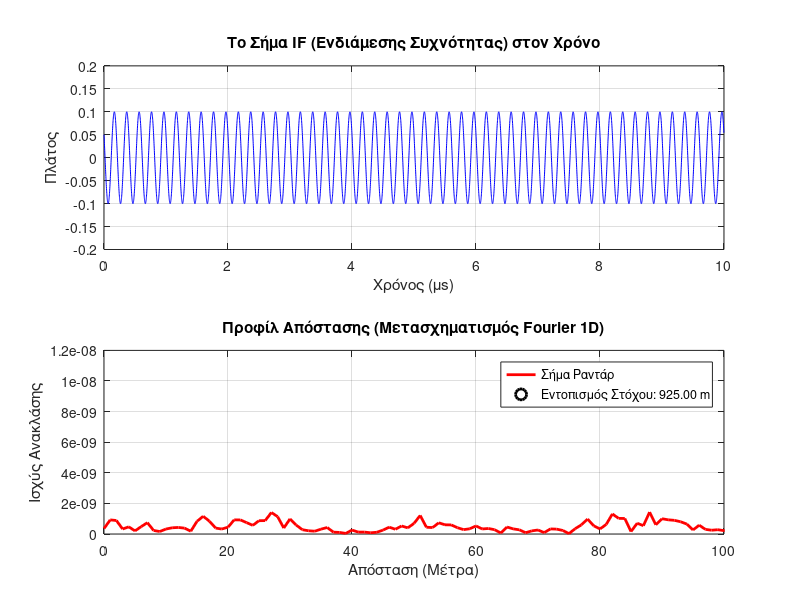

MATLAB code to generate this figure:
% =========================================================================
% Φάση 1: Προσομοίωση Καθαρού FMCW Radar (Μέτρηση Απόστασης)
% =========================================================================
clear; clc; close all;

%% 1. Παράμετροι Συστήματος (Προσαρμοσμένες για οπτικοποίηση)
c = 3e8;            % Ταχύτητα του φωτός (m/s)
B = 150e6;          % Εύρος ζώνης (Bandwidth) - 150 MHz
T = 10e-6;          % Διάρκεια ενός chirp (10 microseconds)
mu = B / T;         % Κλίση συχνότητας (Chirp slope)
fc = 24e9;          % Φέρουσα συχνότητα (24 GHz - τυπική για ραντάρ)

fs = 4 * B;         % Συχνότητα δειγματοληψίας (Nyquist)
t = 0:1/fs:T-1/fs;  % Διάνυσμα χρόνου για ένα chirp
N = length(t);      % Αριθμός δειγμάτων

%% 2. Ορισμός Στόχου
target_range = 50;  % Απόσταση στόχου (50 μέτρα)
target_vel = 0;     % Ταχύτητα στόχου (την κρατάμε 0 για τώρα)

% Υπολογισμός χρονικής καθυστέρησης (πήγαινε-έλα του φωτός)
tau = 2 * target_range / c; 

%% 3. Δημιουργία Σημάτων (Βάσει των εξισώσεων της εργασίας)
A_T = 1; % Πλάτος εκπομπής
A_R = 0.1; % Πλάτος λήψης (η ηχώ είναι πάντα πιο αδύναμη)

% Α. Τοπικός Ταλαντωτής (LO) - Εκπεμπόμενο Σήμα
% Τύπος: s_LO(t) = A_T * exp(j * (2*pi*fc*t + pi*mu*t^2))
s_LO = A_T * exp(1j * (2*pi*fc*t + pi*mu.*t.^2));

% Β. Λαμβανόμενο Σήμα (RX) - Η ηχώ με την καθυστέρηση tau
s_RX = A_R * exp(1j * (2*pi*fc*(t-tau) + pi*mu.*(t-tau).^2));

%% 4. Μίξη Σημάτων (Dechirping) για εξαγωγή του IF
% Πολλαπλασιάζουμε την ηχώ με το συζυγές του LO
s_IF = s_RX .* conj(s_LO);

%% 5. Επεξεργασία Σήματος (1D FFT για εύρεση απόστασης)
% Κάνουμε FFT στο σήμα IF
fft_IF = fft(s_IF);
fft_IF = abs(fft_IF(1:N/2)); % Κρατάμε το θετικό μισό των συχνοτήτων

% Μετατροπή του άξονα x από Συχνότητες (Hz) σε Απόσταση (Μέτρα)
frequencies = (0:N/2-1) * (fs/N);
range_axis = (frequencies * c) / (2 * mu);

%% 6. Οπτικοποίηση (Διαγράμματα)
figure('Name', 'Φάση 1: Καθαρό FMCW Radar', 'Position', [100, 100, 800, 500]);

% Διάγραμμα 1: Το σήμα IF στον χρόνο
subplot(2,1,1);
plot(t*1e6, real(s_IF), 'b');
title('Το Σήμα IF (Ενδιάμεσης Συχνότητας) στον Χρόνο');
xlabel('Χρόνος (\mus)'); ylabel('Πλάτος'); grid on;

% Διάγραμμα 2: Το προφίλ απόστασης (Το αποτέλεσμα του FFT)
subplot(2,1,2);
plot(range_axis, fft_IF, 'r', 'LineWidth', 2);
title('Προφίλ Απόστασης (Μετασχηματισμός Fourier 1D)');
xlabel('Απόσταση (Μέτρα)'); ylabel('Ισχύς Ανακλάσης'); 
xlim([0 100]); grid on;

% Βρίσκουμε αυτόματα πού είναι η κορυφή
[~, max_idx] = max(fft_IF);
detected_range = range_axis(max_idx);
hold on; plot(detected_range, fft_IF(max_idx), 'ko', 'MarkerSize', 8, 'LineWidth', 2);
legend('Σήμα Ραντάρ', sprintf('Εντοπισμός Στόχου: %.2f m', detected_range));
